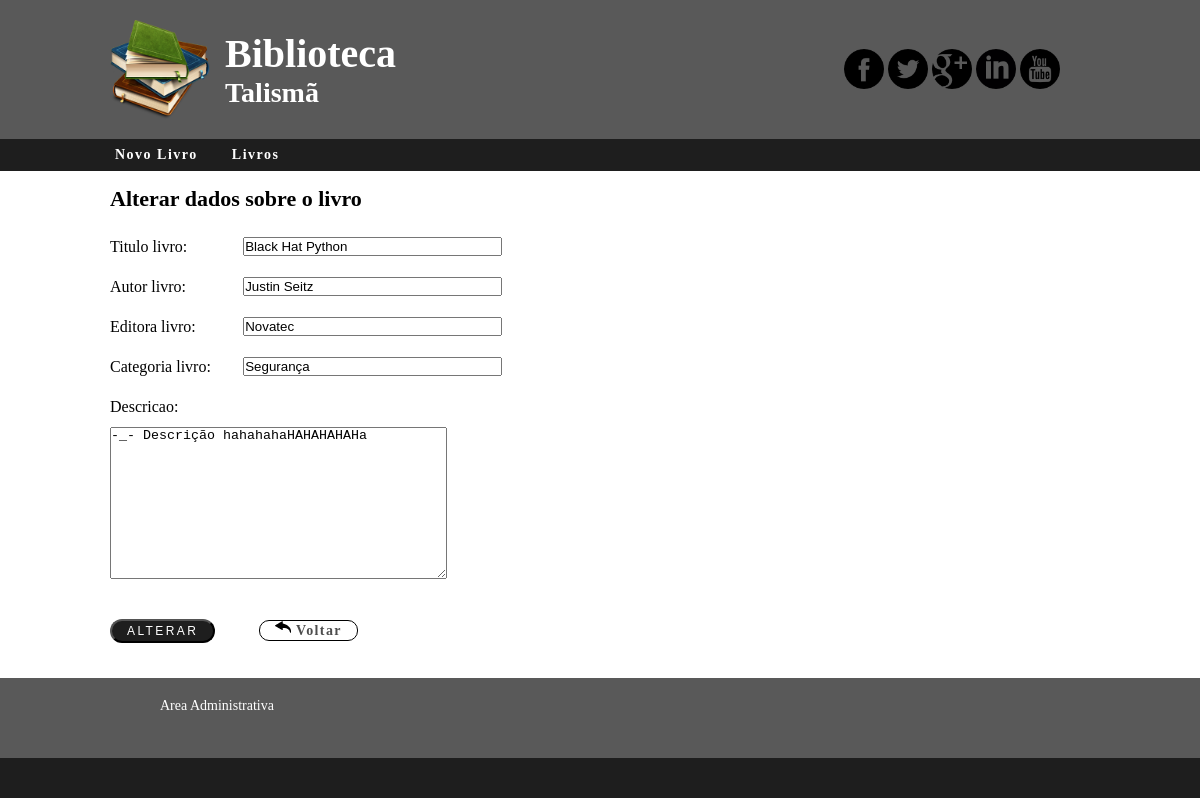
The page /livro/14/edit/ on the database its author committed.
### livros/models.py (models this page shows, shortened)
class Livros(models.Model):
	id_livro = models.AutoField(primary_key=True)
	titulo_livro = models.CharField(max_length=200)
	autor_livro = models.CharField(max_length=200)
	editora_livro = models.CharField(max_length=200)
	categoria_livro =  models.CharField(max_length=200)
	descricao = models.TextField(max_length=4000)

### livros/views.py (the view)
# urls.py: url(r'^livro/(?P<pk>[0-9]+)/edit/$', views.alterar, name='alterar'),
def alterar(request, pk):
	post = get_object_or_404(Livros, pk=pk)
	if request.method =="GET":
		form = LivrosForm(request.GET, instance=post)
        if form.is_valid():
            post = form.save(commit=False)
            post.author = request.user
            post.save()
            return redirect('livros.views.detalhes', pk=post.pk)
	else:
		form = LivrosForm(instance=post)
	return render(request, 'alterar.html', {'form': form})

### livros/forms.py
class LivrosForm(forms.ModelForm):
	class Meta:
		model = Livros
		fields = '__all__'

### livros/templates/alterar.html (shortened to what this page needs)
{% extends 'site/base.html'%}
{% load staticfiles %}
{% block content%}
	<main id="content">
		<h3 class="title">Alterar dados sobre o livro</h3>
		<form method="GET" class="form-post">{% csrf_token %}
        	{{ form.as_p }}
	        <button type="submit" class="button" >Alterar</button>
	        <a href="{% url 'livros.views.listar' %}" class="button-back">
				<img src="{% static 'img/back.png' %}"> Voltar
			</a>
     </form>
	</main>
{%endblock content%}

### livros/static/css/style.css (style rules this page uses)
* { margin:0; padding:0; list-style:none; vertical-align:baseline; }
a { text-decoration: none; text-transform: none; }
#content { margin: 0 auto; width: 980px; min-height: 315px; }
.title { font-size: 22px; margin: 15px 0; }
.form-post { min-height: 100px; width: 40%; }
.form-post>p { line-height: 40px; }
.form-post>p>input { float: right; margin-top: 10px; width: 65%; }
.button { background: #1e1e1e none repeat scroll 0 0; border-radius: 15px; color: #ffffff; font-size: 12px; letter-spacing: 0.2em; margin: 25px 40px 25px 0; padding: 3px 15px; text-transform: uppercase; }
.button-back { background: #ffffff none repeat scroll 0 0; border-radius: 10px; border: 1px solid #000000; color: #4d4d4d; font-size: 14px; font-weight: bold; letter-spacing: 0.1em; margin-right: 40px; padding: 2px 15px; }

### rows shown on the page
Livros: titulo_livro "Black Hat Python", autor_livro "Justin Seitz", editora_livro "Novatec", categoria_livro "Segurança", descricao "-_- Descrição hahahahaHAHAHAHAHa"
